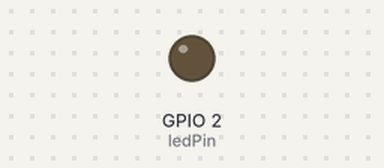
The sketch below on a simulated ESP32. On the bench: output pins drawn as LEDs (lit = HIGH).

Above: at 2.5 s.
At 9.1 s:
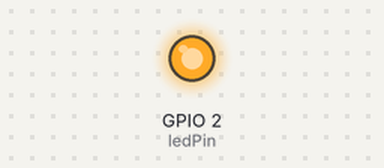
Timing chart, 0 to 15.1 s (numbered marks = the images above):
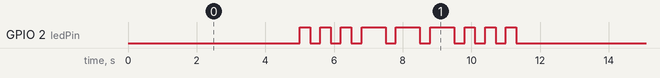

The sketch:

sos.ino
```cpp
// Pin de salida del led (interno del ESP-32 y de la salida)
int ledPin = 2;


void setup() {
  // put your setup code here, to run once:

  // Definimos el pin como salida
  pinMode(ledPin, OUTPUT);
}

void loop() {
  // put your main code here, to run repeatedly:
  delay(5000);

  // S
  corto();
  corto();
  corto();

  // O
  largo();
  largo();
  largo();

  // S
  corto();
  corto();
  corto();


}


// Funcion para hacer un pulso largo de 700ms con una pausa de 300ms
void largo() {
  digitalWrite(ledPin, HIGH);
  delay(700);


  digitalWrite(ledPin, LOW);
  delay(300);
}

// Funcion para hacer un pulso corto de 300ms con una pausa de 300ms
void corto() {
  digitalWrite(ledPin, HIGH);
  delay(300);


  digitalWrite(ledPin, LOW);
  delay(300);
}
```

Measured:
- by itself, GPIO 2 (ledPin): repeats every 11.6 s: 2 × (LOW 0.30 s, HIGH 0.30 s), 3 × (LOW 0.30 s, HIGH 0.70 s), 3 × (LOW 0.30 s, HIGH 0.30 s), LOW 5.3 s, HIGH 0.30 s
- by itself, everything shown: repeats every 11.6 s, in 18 steps
